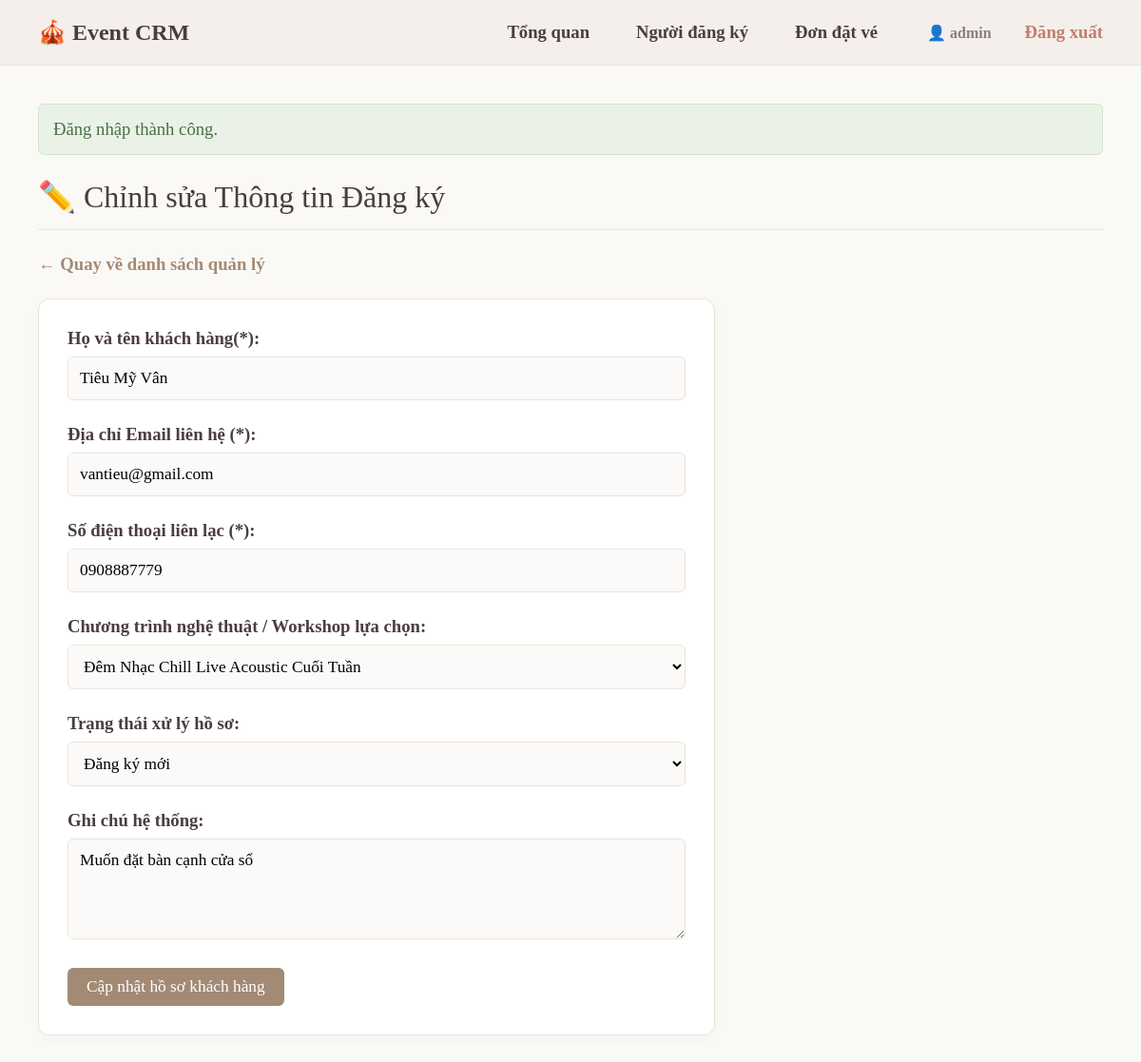
The app's page /registrants/edit?id=19 (signed in) with its own data.
### tables this page shows
CREATE TABLE registrants (
    id INT AUTO_INCREMENT PRIMARY KEY,
    name VARCHAR(100) NOT NULL,
    email VARCHAR(150) NOT NULL,
    phone VARCHAR(30) NOT NULL,
    interested_event ENUM('Pottery Workshop', 'Baking Masterclass', 'Chill Live Acoustic', 'Indie Music Fest') NOT NULL,
    status ENUM('đăng ký mới', 'đã hủy', 'đang xét duyệt', 'hoàn tất') NOT NULL DEFAULT 'đăng ký mới',
    note TEXT,
    created_at DATETIME NOT NULL DEFAULT CURRENT_TIMESTAMP,
    updated_at DATETIME NULL ON UPDATE CURRENT_TIMESTAMP,
    UNIQUE KEY unique_registrant_email (email),
    INDEX idx_registrants_created_at (created_at),
    INDEX idx_registrants_status_event (status, interested_event)
);

### app/Core/helpers.php (called while the page is built, shortened)
<?php
function e(string $value): string
{
    return htmlspecialchars($value, ENT_QUOTES, 'UTF-8');
}
function render(string $view, array $data = [], string $layout = 'layouts/main'): void
{
    extract($data);
    require __DIR__ . '/../../Views/' . $view . '.php';
}

### app/Controllers/RegistrantController.php (called while the page is built, shortened)
<?php
class RegistrantController
{
    public function edit(): void
    {
        $id = (int)($_GET['id'] ?? 0);
        $registrant = $this->service->getById($id);
        render('registrants/edit', [
            'title' => 'Cập nhật thông tin đăng ký #' . $id,
            'registrant' => $registrant,
            'errors' => []
        ]);
    }
}

### public/index.php (called while the page is built, shortened)
<?php
require_once __DIR__ . '/../app/Core/helpers.php';
require_once __DIR__ . '/../app/Repositories/RegistrantRepository.php';
require_once __DIR__ . '/../app/Services/RegistrantService.php';
require_once __DIR__ . '/../app/Controllers/RegistrantController.php';
require_once __DIR__ . '/../app/Controllers/RegistrationController.php';
$dbConfig = require __DIR__ . '/../config/database.php';
try {
    $pdo = Database::connect($dbConfig);
} catch (Exception $e) {
    die("Lỗi kết nối cơ sở dữ liệu: " . $e->getMessage());
}
$container = [];
$container[UserRepository::class] = new UserRepository($pdo);
$container[RegistrantRepository::class] = new RegistrantRepository($pdo);
$container[RegistrationRepository::class] = new RegistrationRepository($pdo);
$container[AuthService::class] = new AuthService($container[UserRepository::class]);
$container[RegistrantService::class] = new RegistrantService($container[RegistrantRepository::class]);
$container[RegistrationService::class] = new RegistrationService($container[RegistrationRepository::class]);
$container[HomeController::class] = new HomeController();
$container[AuthController::class] = new AuthController($container[AuthService::class]);
$container[DashboardController::class] = new DashboardController($container[RegistrantRepository::class], $container[RegistrationRepository::class]);
$container[RegistrantController::class] = new RegistrantController($container[RegistrantService::class]);
$container[RegistrationController::class] = new RegistrationController($container[RegistrationService::class]);
$container[HealthController::class] = new HealthController($pdo);
$router = new Router();
$router->add('GET', '/', [HomeController::class, 'index']);
$router->add('GET', '/login', [AuthController::class, 'login']);
$router->add('POST', '/login', [AuthController::class, 'handleLogin']);
$router->add('POST', '/logout', [AuthController::class, 'logout']);
$router->add('GET', '/dashboard', [DashboardController::class, 'index']);
$router->add('GET', '/registrants', [RegistrantController::class, 'index']);
$router->add('GET', '/registrants/create', [RegistrantController::class, 'create']);
$router->add('POST', '/registrants/store', [RegistrantController::class, 'store']);
$router->add('GET', '/registrants/edit', [RegistrantController::class, 'edit']);
$router->add('POST', '/registrants/update', [RegistrantController::class, 'update']);
$router->add('POST', '/registrants/delete', [RegistrantController::class, 'delete']);
$router->add('GET', '/registrations', [RegistrationController::class, 'index']);
$router->add('GET', '/registrations/create', [RegistrationController::class, 'create']);
$router->add('POST', '/registrations/store', [RegistrationController::class, 'store']);
$router->add('GET', '/registrations/edit', [RegistrationController::class, 'edit']);
$router->add('POST', '/registrations/update', [RegistrationController::class, 'update']);
$router->add('POST', '/registrations/delete', [RegistrationController::class, 'delete']);
$router->add('GET', '/health', [HealthController::class, 'index']);
$router->dispatch($_SERVER['REQUEST_METHOD'], $_SERVER['REQUEST_URI'], $container);

### app/Repositories/RegistrantRepository.php (called while the page is built, shortened)
<?php
class RegistrantRepository
{
    public function findById(int $id): ?array
    {
        $stmt = $this->db->prepare("SELECT * FROM registrants WHERE id = :id LIMIT 1");
        $stmt->execute(['id' => $id]);
        $data = $stmt->fetch();
        return $data ?: null;
    }
}

### app/Services/RegistrantService.php (called while the page is built, shortened)
<?php
class RegistrantService
{
    public function getById(int $id): ?array
    {
        return $this->repo->findById($id);
    }
}

### Views/registrants/edit.php (the view, shortened to what this page needs)
<h1>✏️ Chỉnh sửa Thông tin Đăng ký</h1>
<p><a href="/registrants" style="color: var(--accent); text-decoration: none; font-weight: bold;">← Quay về danh sách quản lý</a></p>
<div class="card" style="max-width: 650px; margin-top: 25px;">
    <form action="/registrants/update" method="POST">
        <div class="form-group">
            <label>Họ và tên khách hàng(*):</label>
            <input type="text" name="name" class="form-control" value="<?= e($registrant['name']) ?>">
        </div>
        <div class="form-group">
            <label>Địa chỉ Email liên hệ (*):</label>
            <input type="text" name="email" class="form-control" value="<?= e($registrant['email']) ?>">
        </div>
        <div class="form-group">
            <label>Số điện thoại liên lạc (*):</label>
            <input type="text" name="phone" class="form-control" value="<?= e($registrant['phone']) ?>">
        </div>
        <div class="form-group">
            <label>Chương trình nghệ thuật / Workshop lựa chọn:</label>
            <select name="interested_event" class="form-control">
                <option value="Chill Live Acoustic" <?= $registrant['interested_event'] === 'Chill Live Acoustic' ? 'selected' : '' ?>>Đêm Nhạc Chill Live Acoustic Cuối Tuần</option>
            </select>
        </div>
        <div class="form-group">
            <label>Trạng thái xử lý hồ sơ:</label>
            <select name="status" class="form-control">
                <option value="đăng ký mới" <?= $registrant['status'] === 'đăng ký mới' ? 'selected' : '' ?>>Đăng ký mới</option>
            </select>
        </div>
        <div class="form-group">
            <label>Ghi chú hệ thống:</label>
            <textarea name="note" class="form-control" rows="4"><?= e($registrant['note'] ?? '') ?></textarea>
        </div>
        <button type="submit" class="btn">Cập nhật hồ sơ khách hàng</button>
    </form>
</div>

### Views/layouts/main.php (style rules this page uses)
:root { --bg-main: #FBF9F6; --bg-navbar: #F4EFEA; --text-primary: #4A3E3D; --text-muted: #8A7E7C; --accent: #A38A75; --accent-hover: #8C7561; --border-color: #EAE3DA; --white: #FFFFFF; --success: #6E8A6B; --danger: #C27D6B; --warning: #D9A752; }
body { font-family: 'Times New Roman', Times, serif; font-size: 14pt; background-color: var(--bg-main); color: var(--text-primary); margin: 0; padding: 0; display: flex; flex-direction: column; min-height: 100vh; }
.card { background: var(--white); border: 1px solid var(--border-color); padding: 30px; border-radius: 12px; box-shadow: 0 4px 12px rgba(74, 62, 61, 0.03); margin-bottom: 30px; }
h1 { color: var(--text-primary); font-size: 24pt; margin-top: 0; font-weight: normal; border-bottom: 1px solid var(--border-color); padding-bottom: 15px; margin-bottom: 25px; }
.btn { background-color: var(--accent); color: var(--white); padding: 10px 20px; border: none; border-radius: 6px; text-decoration: none; cursor: pointer; display: inline-flex; align-items: center; font-size: 13pt; font-family: inherit; transition: background 0.2s; }
.form-group { margin-bottom: 25px; }
.form-group label { display: block; margin-bottom: 8px; font-weight: bold; }
.form-control { width: 100%; padding: 12px; border: 1px solid var(--border-color); border-radius: 6px; font-size: 13pt; box-sizing: border-box; background-color: #FCFAF8; font-family: inherit; }

### records on screen
registrants: name "Tiêu Mỹ Vân", email "vantieu@gmail.com", phone "0908887779", interested_event "Đêm Nhạc Chill Live Acoustic Cuối Tuần", status "Đăng ký mới", note "Muốn đặt bàn cạnh cửa sổ"

### other values on screen
$_SESSION['user_name'] "admin"
$success_msg "Đăng nhập thành công."
